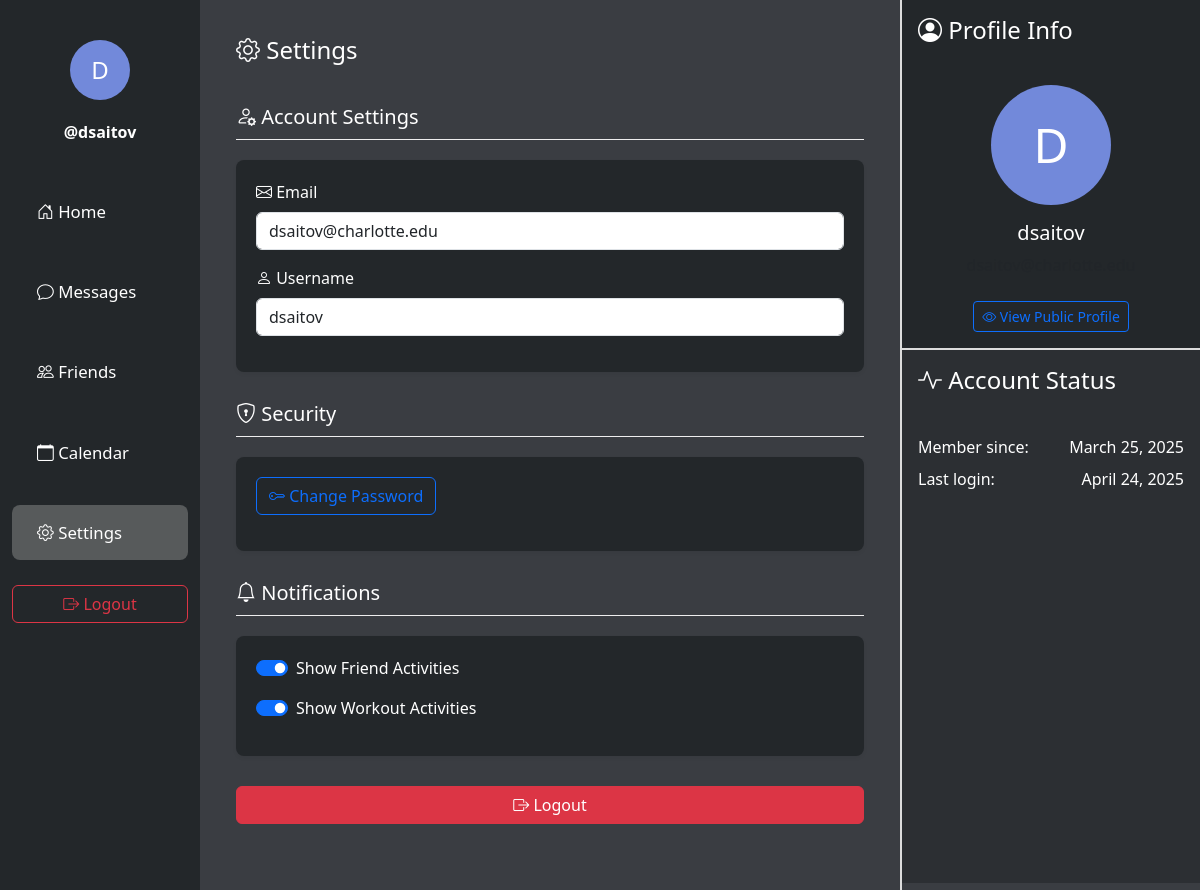
The page /settings/ (signed in) on the database as committed earlier.
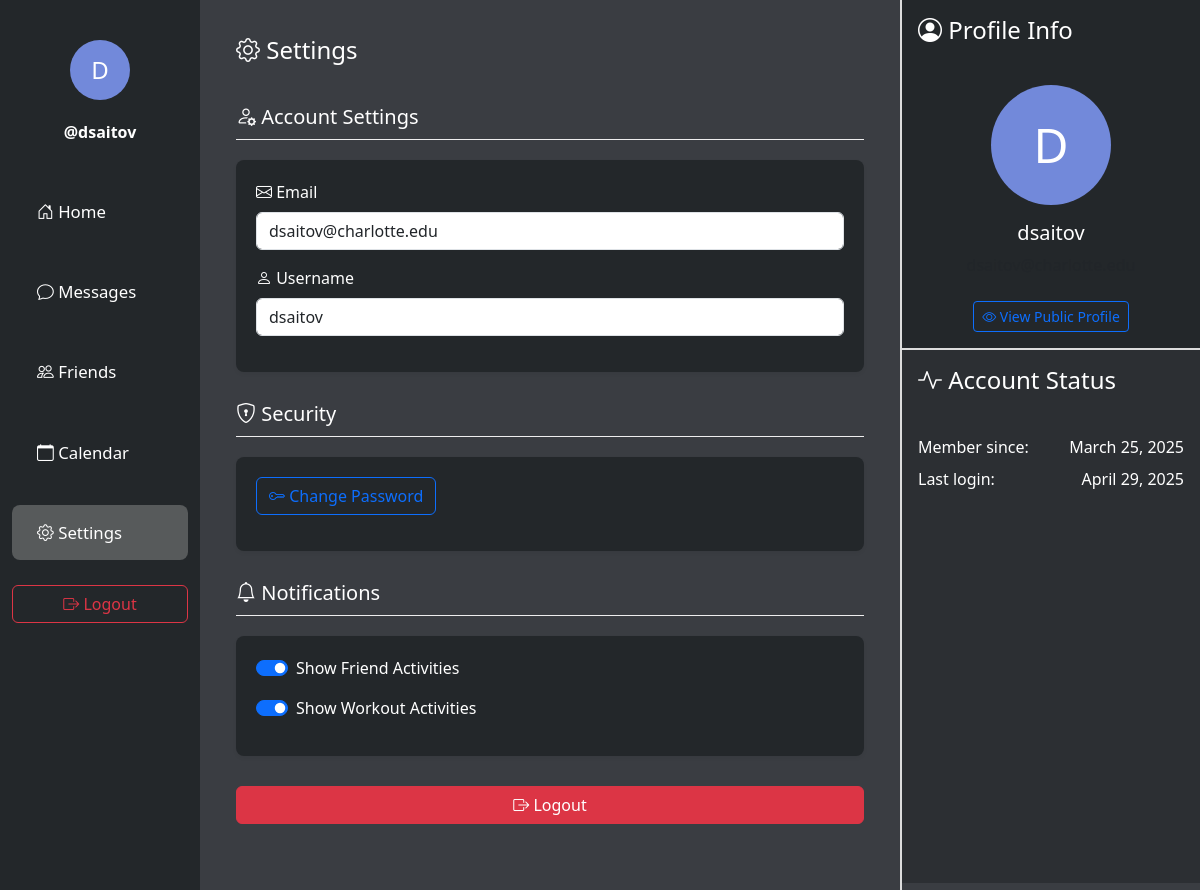
The same page on the database as committed later.
### main/models.py (models this page shows)
class User(AbstractUser):
    name = models.CharField(max_length=200, null=True)
    email = models.EmailField(unique=True, null=True)
    bio = models.TextField(null=True)
    avatar = models.ImageField(null=True, default="avatar.svg")
    profile_picture = models.ImageField(upload_to='profile_images/', null=True, blank=True)
    groups = models.ManyToManyField(
        'auth.Group',
        related_name='main_user_set',
        blank=True,
        help_text='The groups this user belongs to.',
        verbose_name='groups',
    )
    user_permissions = models.ManyToManyField(
        'auth.Permission',
        related_name='main_user_set',
        blank=True,
        help_text='Specific permissions for this user.',
        verbose_name='user permissions',
    )
    USERNAME_FIELD = 'email'
    REQUIRED_FIELDS = ['username']  # Username is required for AbstractUser
    class Meta:
        app_label = 'main'
        db_table = 'main_user'

### main/views.py (the view, shortened to what this page needs)
# urls.py: path('settings/', views.settings, name='settings'),
@login_required(login_url='login')
def settings(request):
    return render(request, 'settings.html')

### templates/settings.html (shortened to what the changed rows need)
<!DOCTYPE html>
<html lang="en">
<head>
    <link href="https://cdn.jsdelivr.net/npm/bootstrap@5.3.0/dist/css/bootstrap.min.css" rel="stylesheet">
    <link rel="stylesheet" href="https://cdn.jsdelivr.net/npm/bootstrap-icons@1.10.0/font/bootstrap-icons.css">
</head>
<body>
    <div class="container-fluid">
        <div class="row">
            <div class="col-2">
                {% include 'partials/sidebar.html' %}
            </div>
            <div class="col-7 center-column">
                <div class="p-3">
                    <div class="settings-section">
                        <div class="settings-card">
                            <div class="mb-3">
                                <label class="form-label"><i class="bi bi-envelope"></i> Email</label>
                                <input type="email" class="form-control" value="{{ user.email }}" readonly>
                            </div>
                            <div class="mb-3">
                                <label class="form-label"><i class="bi bi-person"></i> Username</label>
                                <input type="text" class="form-control" value="{{ user.username }}" readonly>
                            </div>
                        </div>
                    </div>
                </div>
            </div>
            <div class="col-3 right-column">
                <div class="right-top">
                    <div class="p-3 text-center">
                        {% if user.profile_picture %}
                            <img src="{{ user.profile_picture.url }}" alt="Profile Picture" class="img-thumbnail mb-3" style="width: 120px; height: 120px; object-fit: cover; border-radius: 50%;">
                        {% else %}
                            <div class="profile-circle mx-auto mb-3" style="width: 120px; height: 120px; font-size: 3rem;">
                                {{ user.username.0|upper }}
                            </div>
                        {% endif %}
                        <h5>{{ user.username }}</h5>
                        <p class="text-muted">{{ user.email }}</p>
                        <a href="{% url 'profile' username=user.username %}" class="btn btn-outline-primary btn-sm mt-2">
                            <i class="bi bi-eye"></i> View Public Profile
                        </a>
                    </div>
                </div>
                <div class="right-bottom">
                    <div class="p-3">
                        <div class="d-flex justify-content-between mb-2">
                            <span>Member since:</span>
                            <span>{{ user.date_joined|date:"F j, Y" }}</span>
                        </div>
                        <div class="d-flex justify-content-between mb-2">
                            <span>Last login:</span>
                            <span>{{ user.last_login|date:"F j, Y" }}</span>
                        </div>
                    </div>
                </div>
            </div>
        </div>
    </div>
</body>
</html>

### templates/partials/sidebar.html (shortened to what this page needs)
    {% if user.is_authenticated %}
        <div class="profile-section text-center">
            {% if user.profile_picture %}
                <img src="{{ user.profile_picture.url }}" alt="{{ user.username }}" class="profile-picture" style="width: 60px; height: 60px; border-radius: 50%; object-fit: cover;">
            {% else %}
                <div class="profile-circle">
                    <a href="{% url 'profile' user.username %}">{{ user.username.0|upper }}</a>
                </div>
            {% endif %}
            <div class="username-section fw-semibold"><a href="{% url 'profile' user.username %}">@{{ user.username }}</a></div>
        </div>
        <ul class="nav flex-column">
            <li class="nav-item">
                <a href="{% url 'index' %}" class="nav-link {% if request.path == '/' %}active{% endif %}">
                    <i class="bi bi-house-door"></i> Home
                </a>
            </li>
            <li class="nav-item">
                <a href="{% url 'inbox' %}" class="nav-link {% if 'inbox' in request.path or 'conversation' in request.path %}active{% endif %}">
                    <i class="bi bi-chat"></i> Messages
                </a>
            </li>
            <li class="nav-item">
                <a href="{% url 'friend_list' %}" class="nav-link {% if 'friends' in request.path %}active{% endif %}">
                    <i class="bi bi-people"></i> Friends
                </a>
            </li>
            <li class="nav-item">
                <a href="{% url 'calendar' %}" class="nav-link {% if 'calendar' in request.path %}active{% endif %}">
                    <i class="bi bi-calendar"></i> Calendar
                </a>
            </li>
            <li class="nav-item">
                <a href="{% url 'settings' %}" class="nav-link {% if 'settings' in request.path %}active{% endif %}">
                    <i class="bi bi-gear"></i> Settings
                </a>
            </li>
        </ul>
        <div class="logout-button text-center">
            <a href="{% url 'logout' %}" class="btn btn-outline-danger w-100">
                <i class="bi bi-box-arrow-right"></i> Logout
            </a>
        </div>
    {% endif %}

Rows that differ between the two databases and show on the page:
changed User "dsaitov": last_login "April 24, 2025" → "April 29, 2025"
